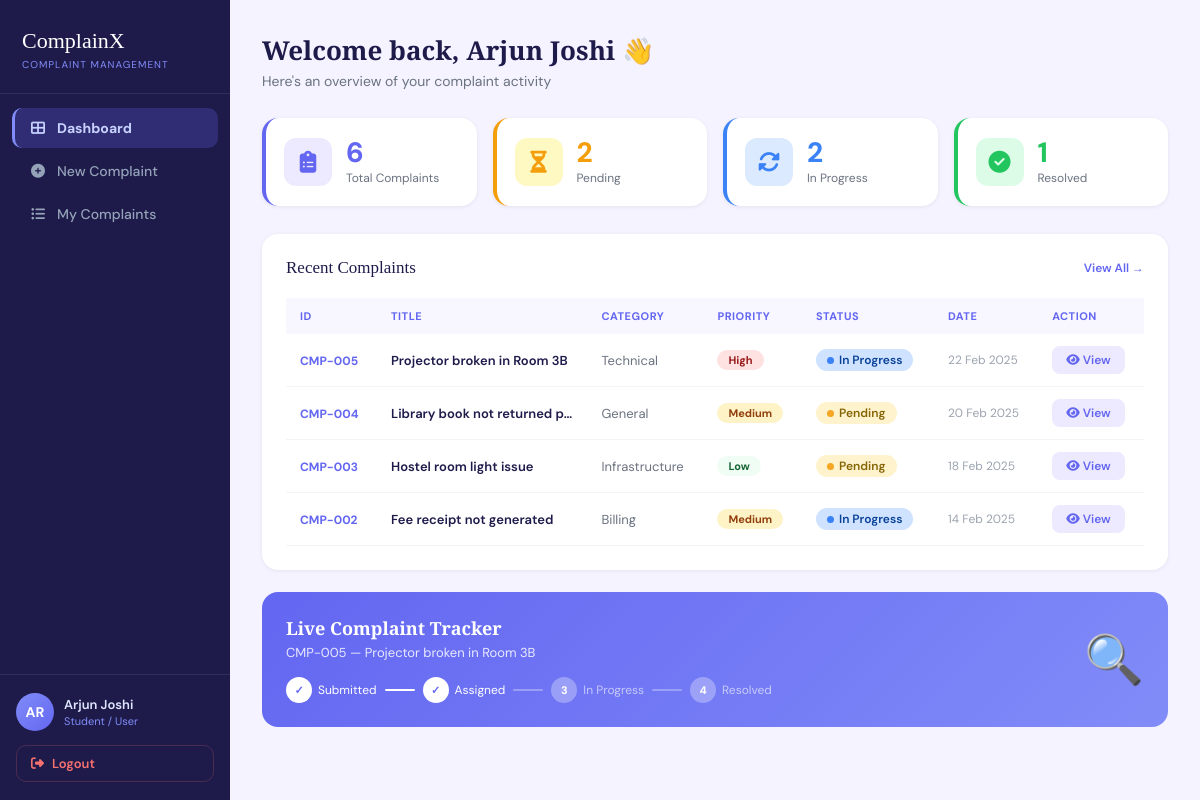
/user/dashboard.php (signed in), run on the app's committed database.
### tables this page shows
CREATE TABLE IF NOT EXISTS complaints (
    id INT AUTO_INCREMENT PRIMARY KEY,
    complaint_no VARCHAR(20) NOT NULL UNIQUE,
    user_id INT NOT NULL,
    title VARCHAR(255) NOT NULL,
    category_id INT NOT NULL,
    description TEXT NOT NULL,
    attachment VARCHAR(255) DEFAULT NULL,
    priority ENUM('Low','Medium','High') DEFAULT 'Medium',
    status ENUM('Pending','In Progress','Resolved','Closed') DEFAULT 'Pending',
    agent_id INT DEFAULT NULL,
    created_at DATETIME DEFAULT CURRENT_TIMESTAMP,
    updated_at DATETIME DEFAULT CURRENT_TIMESTAMP ON UPDATE CURRENT_TIMESTAMP,
    FOREIGN KEY (user_id) REFERENCES users(id) ON DELETE CASCADE,
    FOREIGN KEY (category_id) REFERENCES categories(id),
    FOREIGN KEY (agent_id) REFERENCES users(id) ON DELETE SET NULL
);

CREATE TABLE IF NOT EXISTS categories (
    id INT AUTO_INCREMENT PRIMARY KEY,
    name VARCHAR(100) NOT NULL
);

### user/dashboard.php (the view, shortened to what this page needs)
<?php
require_once '../config/db.php';
require_once '../includes/functions.php';
$uid = $_SESSION['user_id'];
$stats = [];
foreach (['total' => '', 'pending' => "AND status='Pending'", 'inprogress' => "AND status='In Progress'", 'resolved' => "AND status='Resolved'"] as $key => $where) {
    $r = $conn->query("SELECT COUNT(*) as cnt FROM complaints WHERE user_id=$uid $where");
    $stats[$key] = $r->fetch_assoc()['cnt'];
}
$recent = $conn->query("SELECT c.*, cat.name as category_name, u.name as agent_name
    FROM complaints c
    LEFT JOIN categories cat ON c.category_id = cat.id
    LEFT JOIN users u ON c.agent_id = u.id
    WHERE c.user_id = $uid
    ORDER BY c.created_at DESC LIMIT 4");
$tracker = $conn->query("SELECT * FROM complaints WHERE user_id=$uid AND status NOT IN ('Closed','Resolved') ORDER BY created_at DESC LIMIT 1")->fetch_assoc();
?>
<!DOCTYPE html>
<html lang="en">
<head>
<link rel="stylesheet" href="../assets/css/style.css">
<link rel="stylesheet" href="https://cdnjs.cloudflare.com/ajax/libs/font-awesome/6.4.0/css/all.min.css">
</head>
<body>
<div class="app-wrapper">
<?php require_once '../includes/sidebar_user.php'; ?>
<div class="main-content">
    <div class="page-header">
        <h2>Welcome back, <?= htmlspecialchars($_SESSION['name']) ?> 👋</h2>
        <p>Here's an overview of your complaint activity</p>
    </div>
    <div class="stat-cards">
        <div class="stat-card" style="border-color:#6366f1;">
            <div class="stat-icon" style="background:#ede9fe;"><i class="fas fa-clipboard-list" style="color:#6366f1;"></i></div>
            <div><div class="stat-value" style="color:#6366f1;"><?= $stats['total'] ?></div><div class="stat-label">Total Complaints</div></div>
        </div>
        <div class="stat-card" style="border-color:#f59e0b;">
            <div class="stat-icon" style="background:#fef9c3;"><i class="fas fa-hourglass-half" style="color:#f59e0b;"></i></div>
            <div><div class="stat-value" style="color:#f59e0b;"><?= $stats['pending'] ?></div><div class="stat-label">Pending</div></div>
        </div>
        <div class="stat-card" style="border-color:#3b82f6;">
            <div class="stat-icon" style="background:#dbeafe;"><i class="fas fa-sync-alt" style="color:#3b82f6;"></i></div>
            <div><div class="stat-value" style="color:#3b82f6;"><?= $stats['inprogress'] ?></div><div class="stat-label">In Progress</div></div>
        </div>
        <div class="stat-card" style="border-color:#22c55e;">
            <div class="stat-icon" style="background:#dcfce7;"><i class="fas fa-check-circle" style="color:#22c55e;"></i></div>
            <div><div class="stat-value" style="color:#22c55e;"><?= $stats['resolved'] ?></div><div class="stat-label">Resolved</div></div>
        </div>
    </div>
    <div class="card-box">
        <div class="card-header-row">
            <span class="card-title">Recent Complaints</span>
            <a href="my_complaints.php" class="card-link">View All →</a>
        </div>
        <?php if ($recent->num_rows > 0): ?>
        <div style="overflow-x:auto;">
        <table class="table-modern">
            <thead><tr>
                <th>ID</th><th>Title</th><th>Category</th><th>Priority</th><th>Status</th><th>Date</th><th>Action</th>
            </tr></thead>
            <tbody>
            <?php while ($row = $recent->fetch_assoc()): ?>
            <tr>
                <td><span class="id-badge"><?= $row['complaint_no'] ?></span></td>
                <td style="font-weight:600;color:#1e1b4b;max-width:200px;overflow:hidden;text-overflow:ellipsis;white-space:nowrap;"><?= htmlspecialchars($row['title']) ?></td>
                <td style="color:#6b7280;"><?= $row['category_name'] ?></td>
                <td><?= getPriorityBadge($row['priority']) ?></td>
                <td><?= getStatusBadge($row['status']) ?></td>
                <td style="color:#9ca3af;font-size:12px;"><?= date('d M Y', strtotime($row['created_at'])) ?></td>
                <td><a href="view_complaint.php?id=<?= $row['id'] ?>" class="btn-sm-cx btn-view"><i class="fas fa-eye"></i> View</a></td>
            </tr>
            <?php endwhile; ?>
            </tbody>
        </table>
        </div>
        <?php endif; ?>
    </div>
    <?php if ($tracker): ?>
    <?php
        $steps = ['Pending' => 0, 'In Progress' => 1, 'Resolved' => 2, 'Closed' => 3];
        $currentStep = $steps[$tracker['status']] ?? 0;
        $stepLabels = ['Submitted', 'Assigned', 'In Progress', 'Resolved'];
    ?>
    <div class="tracker-banner">
        <div>
            <div class="tracker-title">Live Complaint Tracker</div>
            <div class="tracker-id"><?= $tracker['complaint_no'] ?> — <?= htmlspecialchars($tracker['title']) ?></div>
            <div class="tracker-steps">
            <?php foreach ($stepLabels as $i => $label): ?>
                <div class="tracker-step">
                    <div class="step-circle <?= $i <= $currentStep ? 'done' : 'todo' ?>">
                        <?= $i <= $currentStep ? '✓' : ($i + 1) ?>
                    </div>
                    <span class="step-label" style="opacity:<?= $i <= $currentStep ? '1' : '.6' ?>;"><?= $label ?></span>
                </div>
                <?php if ($i < 3): ?>
                <span class="step-line <?= $i < $currentStep ? 'done-line' : 'todo-line' ?>"></span>
                <?php endif; ?>
            <?php endforeach; ?>
            </div>
        </div>
        <div style="font-size:48px;">🔍</div>
    </div>
    <?php endif; ?>
</div>
</div>
</body>
</html>

### includes/functions.php (shortened to what this page needs)
<?php
function getStatusBadge($status) {
    $map = [
        'Pending'     => ['bg' => '#fff3cd', 'color' => '#856404', 'dot' => '#f5a623'],
        'In Progress' => ['bg' => '#cfe2ff', 'color' => '#084298', 'dot' => '#3b82f6'],
        'Resolved'    => ['bg' => '#d1e7dd', 'color' => '#0a3622', 'dot' => '#22c55e'],
        'Closed'      => ['bg' => '#e2e3e5', 'color' => '#41464b', 'dot' => '#6b7280'],
    ];
    $s = $map[$status] ?? $map['Pending'];
    return "<span class='status-badge' style='background:{$s['bg']};color:{$s['color']};'>
                <span style='background:{$s['dot']};'></span>{$status}
            </span>";
}
function getPriorityBadge($priority) {
    $map = [
        'High'   => ['bg' => '#fee2e2', 'color' => '#991b1b'],
        'Medium' => ['bg' => '#fef3c7', 'color' => '#92400e'],
        'Low'    => ['bg' => '#f0fdf4', 'color' => '#166534'],
    ];
    $p = $map[$priority] ?? $map['Medium'];
    return "<span class='priority-badge' style='background:{$p['bg']};color:{$p['color']};'>{$priority}</span>";
}
?>

### assets/css/style.css (style rules this page uses)
*, *::before, *::after { box-sizing: border-box; margin: 0; padding: 0; }
body { font-family: 'DM Sans', sans-serif; background: #f4f3ff; color: #1e1b4b; min-height: 100vh; }
.app-wrapper { display: flex; min-height: 100vh; }
.main-content { flex: 1; padding: 32px; overflow-y: auto; max-height: 100vh; }
.page-header { margin-bottom: 28px; }
.page-header h2 { font-family: 'Playfair Display', serif; font-size: 26px; color: #1e1b4b; margin-bottom: 4px; }
.page-header p { color: #6b7280; font-size: 14px; }
.stat-cards { display: grid; grid-template-columns: repeat(4, 1fr); gap: 16px; margin-bottom: 28px; }
.stat-card { background: #fff; border-radius: 16px; padding: 20px 18px; box-shadow: 0 1px 4px rgba(0,0,0,.07); display: flex; align-items: center; gap: 14px; border-left: 4px solid transparent; transition: transform .2s; }
.stat-icon { width: 48px; height: 48px; border-radius: 12px; display: flex; align-items: center; justify-content: center; font-size: 22px; flex-shrink: 0; }
.stat-value { font-size: 28px; font-weight: 800; line-height: 1; }
.stat-label { font-size: 12px; color: #6b7280; margin-top: 3px; }
.card-box { background: #fff; border-radius: 16px; padding: 24px; box-shadow: 0 1px 4px rgba(0,0,0,.07); margin-bottom: 22px; animation: fadeIn .4s ease; }
.card-header-row { display: flex; justify-content: space-between; align-items: center; margin-bottom: 20px; }
.card-title { font-family: 'Playfair Display', serif; font-size: 17px; color: #1e1b4b; }
.card-link { font-size: 12px; color: #6366f1; font-weight: 600; text-decoration: none; }
.table-modern { width: 100%; border-collapse: collapse; font-size: 13px; }
.table-modern thead tr { background: #f8f7ff; }
.table-modern thead th { padding: 11px 14px; text-align: left; color: #6366f1; font-weight: 700; font-size: 11px; text-transform: uppercase; letter-spacing: .5px; }
.table-modern tbody tr { border-bottom: 1px solid #f3f4f6; transition: background .15s; }
.table-modern tbody td { padding: 12px 14px; color: #374151; vertical-align: middle; }
.status-badge { display: inline-flex; align-items: center; gap: 5px; border-radius: 20px; padding: 3px 11px; font-size: 12px; font-weight: 600; white-space: nowrap; }
.status-badge span { width: 7px; height: 7px; border-radius: 50%; display: inline-block; flex-shrink: 0; }
.priority-badge { display: inline-block; border-radius: 20px; padding: 3px 11px; font-size: 11px; font-weight: 700; white-space: nowrap; }
.id-badge { font-weight: 700; color: #6366f1; font-size: 12px; }
.btn-sm-cx { padding: 6px 14px; border-radius: 8px; font-size: 12px; font-weight: 600; cursor: pointer; border: none; font-family: 'DM Sans', sans-serif; text-decoration: none; display: inline-block; }
.btn-view { background: #ede9fe; color: #6366f1; }
.tracker-banner { background: linear-gradient(135deg, #6366f1, #818cf8); border-radius: 16px; padding: 24px; color: #fff; display: flex; justify-content: space-between; align-items: center; margin-top: 22px; }
.tracker-title { font-family: 'Playfair Display', serif; font-size: 18px; font-weight: 700; }
.tracker-id { font-size: 13px; opacity: .85; margin-top: 4px; }
.tracker-steps { display: flex; gap: 8px; align-items: center; margin-top: 16px; flex-wrap: wrap; }
.tracker-step { display: flex; align-items: center; gap: 6px; }
.step-circle { width: 26px; height: 26px; border-radius: 50%; display: flex; align-items: center; justify-content: center; font-size: 11px; font-weight: 800; flex-shrink: 0; }
.step-circle.done { background: #fff; color: #6366f1; }
.step-circle.todo { background: rgba(255,255,255,.3); color: #fff; }
.step-label { font-size: 12px; }
.step-line { width: 30px; height: 2px; border-radius: 2px; }
.step-line.done-line { background: #fff; }
.step-line.todo-line { background: rgba(255,255,255,.3); }

### data on the page
complaints: agent "2", category "1", complaint_no "CMP-005", title "Projector broken in Room 3B", category.name "Technical", priority "High", status "In Progress", created_at "22 Feb 2025"
complaints: complaint_no "CMP-004", title "Library book not returned p…", category.name "General", priority "Medium", status "Pending", created_at "20 Feb 2025"
complaints: complaint_no "CMP-003", title "Hostel room light issue", category.name "Infrastructure", priority "Low", status "Pending", created_at "18 Feb 2025"
complaints: complaint_no "CMP-002", title "Fee receipt not generated", category.name "Billing", priority "Medium", status "In Progress", created_at "14 Feb 2025"

### other printed values
substr($_SESSION['name'], 0, 2) "AR"
$_SESSION['name'] "Arjun Joshi"
$stats['total'] "6"
$label "Submitted"
$label "Assigned"
$label "In Progress"
$label "Resolved"
